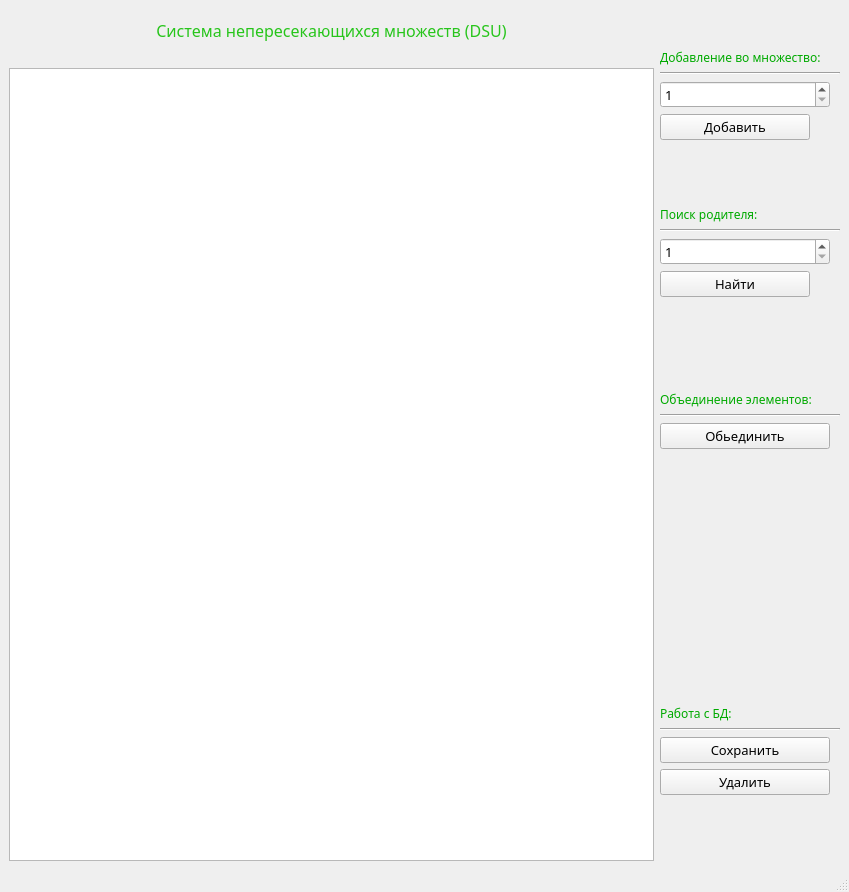
<?xml version="1.0" encoding="UTF-8"?>
<ui version="4.0">
 <class>MainWindow</class>
 <widget class="QMainWindow" name="MainWindow">
  <property name="geometry">
   <rect>
    <x>0</x>
    <y>0</y>
    <width>839</width>
    <height>892</height>
   </rect>
  </property>
  <property name="windowTitle">
   <string>MainWindow</string>
  </property>
  <widget class="QWidget" name="centralwidget">
   <layout class="QHBoxLayout" name="horizontalLayout_2">
    <item>
     <layout class="QHBoxLayout" name="horizontalLayout" stretch="4,1">
      <item>
       <layout class="QVBoxLayout" name="verticalLayout">
        <item>
         <spacer name="verticalSpacer_6">
          <property name="orientation">
           <enum>Qt::Vertical</enum>
          </property>
          <property name="sizeType">
           <enum>QSizePolicy::Fixed</enum>
          </property>
          <property name="sizeHint" stdset="0">
           <size>
            <width>20</width>
            <height>10</height>
           </size>
          </property>
         </spacer>
        </item>
        <item>
         <widget class="QLabel" name="labelDSU">
          <property name="palette">
           <palette>
            <active>
             <colorrole role="WindowText">
              <brush brushstyle="SolidPattern">
               <color alpha="255">
                <red>39</red>
                <green>197</green>
                <blue>27</blue>
               </color>
              </brush>
             </colorrole>
            </active>
            <inactive>
             <colorrole role="WindowText">
              <brush brushstyle="SolidPattern">
               <color alpha="255">
                <red>39</red>
                <green>197</green>
                <blue>27</blue>
               </color>
              </brush>
             </colorrole>
            </inactive>
            <disabled>
             <colorrole role="WindowText">
              <brush brushstyle="SolidPattern">
               <color alpha="255">
                <red>120</red>
                <green>120</green>
                <blue>120</blue>
               </color>
              </brush>
             </colorrole>
            </disabled>
           </palette>
          </property>
          <property name="font">
           <font>
            <family>Nokia Sans S60</family>
            <pointsize>12</pointsize>
            <weight>50</weight>
            <bold>false</bold>
            <underline>false</underline>
            <kerning>true</kerning>
           </font>
          </property>
          <property name="lineWidth">
           <number>5</number>
          </property>
          <property name="text">
           <string>Система непересекающихся множеств (DSU)</string>
          </property>
          <property name="alignment">
           <set>Qt::AlignCenter</set>
          </property>
          <property name="margin">
           <number>1</number>
          </property>
         </widget>
        </item>
        <item>
         <spacer name="horizontalSpacer">
          <property name="orientation">
           <enum>Qt::Horizontal</enum>
          </property>
          <property name="sizeType">
           <enum>QSizePolicy::Fixed</enum>
          </property>
          <property name="sizeHint" stdset="0">
           <size>
            <width>645</width>
            <height>20</height>
           </size>
          </property>
         </spacer>
        </item>
        <item>
         <widget class="QTableWidget" name="tableWidget"/>
        </item>
       </layout>
      </item>
      <item>
       <layout class="QVBoxLayout" name="verticalLayout_2">
        <item>
         <spacer name="verticalSpacer_3">
          <property name="orientation">
           <enum>Qt::Vertical</enum>
          </property>
          <property name="sizeType">
           <enum>QSizePolicy::Fixed</enum>
          </property>
          <property name="sizeHint" stdset="0">
           <size>
            <width>20</width>
            <height>40</height>
           </size>
          </property>
         </spacer>
        </item>
        <item>
         <widget class="QLabel" name="label_2">
          <property name="palette">
           <palette>
            <active>
             <colorrole role="WindowText">
              <brush brushstyle="SolidPattern">
               <color alpha="255">
                <red>0</red>
                <green>170</green>
                <blue>0</blue>
               </color>
              </brush>
             </colorrole>
            </active>
            <inactive>
             <colorrole role="WindowText">
              <brush brushstyle="SolidPattern">
               <color alpha="255">
                <red>0</red>
                <green>170</green>
                <blue>0</blue>
               </color>
              </brush>
             </colorrole>
            </inactive>
            <disabled>
             <colorrole role="WindowText">
              <brush brushstyle="SolidPattern">
               <color alpha="255">
                <red>120</red>
                <green>120</green>
                <blue>120</blue>
               </color>
              </brush>
             </colorrole>
            </disabled>
           </palette>
          </property>
          <property name="font">
           <font>
            <family>Nokia Sans S60</family>
            <weight>50</weight>
            <bold>false</bold>
            <underline>false</underline>
           </font>
          </property>
          <property name="text">
           <string>Добавление во множество:</string>
          </property>
         </widget>
        </item>
        <item>
         <widget class="Line" name="line">
          <property name="orientation">
           <enum>Qt::Horizontal</enum>
          </property>
         </widget>
        </item>
        <item>
         <widget class="QSpinBox" name="lineAdd">
          <property name="maximumSize">
           <size>
            <width>170</width>
            <height>200</height>
           </size>
          </property>
          <property name="font">
           <font>
            <family>Nokia Sans S60</family>
            <pointsize>10</pointsize>
           </font>
          </property>
          <property name="minimum">
           <number>1</number>
          </property>
          <property name="maximum">
           <number>9999999</number>
          </property>
         </widget>
        </item>
        <item>
         <widget class="QPushButton" name="addButton">
          <property name="maximumSize">
           <size>
            <width>150</width>
            <height>200</height>
           </size>
          </property>
          <property name="font">
           <font>
            <family>Nokia Sans S60</family>
            <pointsize>10</pointsize>
           </font>
          </property>
          <property name="cursor">
           <cursorShape>PointingHandCursor</cursorShape>
          </property>
          <property name="text">
           <string>Добавить</string>
          </property>
         </widget>
        </item>
        <item>
         <spacer name="verticalSpacer_7">
          <property name="orientation">
           <enum>Qt::Vertical</enum>
          </property>
          <property name="sizeType">
           <enum>QSizePolicy::Fixed</enum>
          </property>
          <property name="sizeHint" stdset="0">
           <size>
            <width>20</width>
            <height>60</height>
           </size>
          </property>
         </spacer>
        </item>
        <item>
         <widget class="QLabel" name="label_3">
          <property name="palette">
           <palette>
            <active>
             <colorrole role="WindowText">
              <brush brushstyle="SolidPattern">
               <color alpha="255">
                <red>0</red>
                <green>170</green>
                <blue>0</blue>
               </color>
              </brush>
             </colorrole>
            </active>
            <inactive>
             <colorrole role="WindowText">
              <brush brushstyle="SolidPattern">
               <color alpha="255">
                <red>0</red>
                <green>170</green>
                <blue>0</blue>
               </color>
              </brush>
             </colorrole>
            </inactive>
            <disabled>
             <colorrole role="WindowText">
              <brush brushstyle="SolidPattern">
               <color alpha="255">
                <red>120</red>
                <green>120</green>
                <blue>120</blue>
               </color>
              </brush>
             </colorrole>
            </disabled>
           </palette>
          </property>
          <property name="font">
           <font>
            <family>Nokia Sans S60</family>
            <weight>50</weight>
            <italic>false</italic>
            <bold>false</bold>
           </font>
          </property>
          <property name="text">
           <string>Поиск родителя:</string>
          </property>
         </widget>
        </item>
        <item>
         <widget class="Line" name="line_2">
          <property name="orientation">
           <enum>Qt::Horizontal</enum>
          </property>
         </widget>
        </item>
        <item>
         <widget class="QSpinBox" name="lineFind">
          <property name="maximumSize">
           <size>
            <width>170</width>
            <height>200</height>
           </size>
          </property>
          <property name="font">
           <font>
            <family>Nokia Sans S60</family>
            <pointsize>10</pointsize>
           </font>
          </property>
          <property name="toolTipDuration">
           <number>-1</number>
          </property>
          <property name="minimum">
           <number>1</number>
          </property>
          <property name="maximum">
           <number>9999999</number>
          </property>
         </widget>
        </item>
        <item>
         <widget class="QPushButton" name="findButton">
          <property name="maximumSize">
           <size>
            <width>150</width>
            <height>200</height>
           </size>
          </property>
          <property name="font">
           <font>
            <family>Nokia Sans S60</family>
            <pointsize>10</pointsize>
           </font>
          </property>
          <property name="cursor">
           <cursorShape>WhatsThisCursor</cursorShape>
          </property>
          <property name="text">
           <string>Найти</string>
          </property>
         </widget>
        </item>
        <item>
         <widget class="QLabel" name="label">
          <property name="maximumSize">
           <size>
            <width>200</width>
            <height>16777215</height>
           </size>
          </property>
          <property name="palette">
           <palette>
            <active>
             <colorrole role="WindowText">
              <brush brushstyle="SolidPattern">
               <color alpha="255">
                <red>255</red>
                <green>0</green>
                <blue>0</blue>
               </color>
              </brush>
             </colorrole>
            </active>
            <inactive>
             <colorrole role="WindowText">
              <brush brushstyle="SolidPattern">
               <color alpha="255">
                <red>255</red>
                <green>0</green>
                <blue>0</blue>
               </color>
              </brush>
             </colorrole>
            </inactive>
            <disabled>
             <colorrole role="WindowText">
              <brush brushstyle="SolidPattern">
               <color alpha="255">
                <red>120</red>
                <green>120</green>
                <blue>120</blue>
               </color>
              </brush>
             </colorrole>
            </disabled>
           </palette>
          </property>
          <property name="font">
           <font>
            <family>Nokia Sans S60</family>
            <pointsize>10</pointsize>
           </font>
          </property>
          <property name="text">
           <string/>
          </property>
         </widget>
        </item>
        <item>
         <spacer name="horizontalSpacer_2">
          <property name="orientation">
           <enum>Qt::Horizontal</enum>
          </property>
          <property name="sizeType">
           <enum>QSizePolicy::Fixed</enum>
          </property>
          <property name="sizeHint" stdset="0">
           <size>
            <width>180</width>
            <height>20</height>
           </size>
          </property>
         </spacer>
        </item>
        <item>
         <spacer name="verticalSpacer_2">
          <property name="orientation">
           <enum>Qt::Vertical</enum>
          </property>
          <property name="sizeHint" stdset="0">
           <size>
            <width>20</width>
            <height>20</height>
           </size>
          </property>
         </spacer>
        </item>
        <item>
         <widget class="QLabel" name="label_4">
          <property name="palette">
           <palette>
            <active>
             <colorrole role="WindowText">
              <brush brushstyle="SolidPattern">
               <color alpha="255">
                <red>0</red>
                <green>170</green>
                <blue>0</blue>
               </color>
              </brush>
             </colorrole>
            </active>
            <inactive>
             <colorrole role="WindowText">
              <brush brushstyle="SolidPattern">
               <color alpha="255">
                <red>0</red>
                <green>170</green>
                <blue>0</blue>
               </color>
              </brush>
             </colorrole>
            </inactive>
            <disabled>
             <colorrole role="WindowText">
              <brush brushstyle="SolidPattern">
               <color alpha="255">
                <red>120</red>
                <green>120</green>
                <blue>120</blue>
               </color>
              </brush>
             </colorrole>
            </disabled>
           </palette>
          </property>
          <property name="font">
           <font>
            <family>Nokia Sans S60</family>
           </font>
          </property>
          <property name="text">
           <string>Объединение элементов:</string>
          </property>
         </widget>
        </item>
        <item>
         <widget class="Line" name="line_3">
          <property name="orientation">
           <enum>Qt::Horizontal</enum>
          </property>
         </widget>
        </item>
        <item>
         <widget class="QPushButton" name="unionButton">
          <property name="minimumSize">
           <size>
            <width>0</width>
            <height>0</height>
           </size>
          </property>
          <property name="maximumSize">
           <size>
            <width>170</width>
            <height>200</height>
           </size>
          </property>
          <property name="font">
           <font>
            <family>Nokia Sans S60</family>
            <pointsize>10</pointsize>
           </font>
          </property>
          <property name="cursor">
           <cursorShape>PointingHandCursor</cursorShape>
          </property>
          <property name="text">
           <string>Обьединить</string>
          </property>
         </widget>
        </item>
        <item>
         <spacer name="verticalSpacer">
          <property name="orientation">
           <enum>Qt::Vertical</enum>
          </property>
          <property name="sizeType">
           <enum>QSizePolicy::Fixed</enum>
          </property>
          <property name="sizeHint" stdset="0">
           <size>
            <width>20</width>
            <height>250</height>
           </size>
          </property>
         </spacer>
        </item>
        <item>
         <widget class="QLabel" name="label_5">
          <property name="palette">
           <palette>
            <active>
             <colorrole role="WindowText">
              <brush brushstyle="SolidPattern">
               <color alpha="255">
                <red>0</red>
                <green>170</green>
                <blue>0</blue>
               </color>
              </brush>
             </colorrole>
            </active>
            <inactive>
             <colorrole role="WindowText">
              <brush brushstyle="SolidPattern">
               <color alpha="255">
                <red>0</red>
                <green>170</green>
                <blue>0</blue>
               </color>
              </brush>
             </colorrole>
            </inactive>
            <disabled>
             <colorrole role="WindowText">
              <brush brushstyle="SolidPattern">
               <color alpha="255">
                <red>120</red>
                <green>120</green>
                <blue>120</blue>
               </color>
              </brush>
             </colorrole>
            </disabled>
           </palette>
          </property>
          <property name="font">
           <font>
            <family>Nokia Sans S60</family>
           </font>
          </property>
          <property name="text">
           <string>Работа с БД:</string>
          </property>
         </widget>
        </item>
        <item>
         <widget class="Line" name="line_4">
          <property name="orientation">
           <enum>Qt::Horizontal</enum>
          </property>
         </widget>
        </item>
        <item>
         <widget class="QPushButton" name="saveButton">
          <property name="maximumSize">
           <size>
            <width>170</width>
            <height>200</height>
           </size>
          </property>
          <property name="font">
           <font>
            <family>Nokia Sans S60</family>
            <pointsize>10</pointsize>
           </font>
          </property>
          <property name="cursor">
           <cursorShape>OpenHandCursor</cursorShape>
          </property>
          <property name="text">
           <string>Сохранить</string>
          </property>
         </widget>
        </item>
        <item>
         <widget class="QPushButton" name="deleteButton">
          <property name="maximumSize">
           <size>
            <width>170</width>
            <height>200</height>
           </size>
          </property>
          <property name="font">
           <font>
            <family>Nokia Sans S60</family>
            <pointsize>10</pointsize>
           </font>
          </property>
          <property name="cursor">
           <cursorShape>BusyCursor</cursorShape>
          </property>
          <property name="text">
           <string>Удалить</string>
          </property>
         </widget>
        </item>
        <item>
         <spacer name="verticalSpacer_4">
          <property name="orientation">
           <enum>Qt::Vertical</enum>
          </property>
          <property name="sizeHint" stdset="0">
           <size>
            <width>20</width>
            <height>20</height>
           </size>
          </property>
         </spacer>
        </item>
        <item>
         <widget class="QLabel" name="messageLine">
          <property name="enabled">
           <bool>true</bool>
          </property>
          <property name="maximumSize">
           <size>
            <width>200</width>
            <height>600</height>
           </size>
          </property>
          <property name="palette">
           <palette>
            <active>
             <colorrole role="WindowText">
              <brush brushstyle="SolidPattern">
               <color alpha="255">
                <red>255</red>
                <green>60</green>
                <blue>60</blue>
               </color>
              </brush>
             </colorrole>
            </active>
            <inactive>
             <colorrole role="WindowText">
              <brush brushstyle="SolidPattern">
               <color alpha="255">
                <red>255</red>
                <green>60</green>
                <blue>60</blue>
               </color>
              </brush>
             </colorrole>
            </inactive>
            <disabled>
             <colorrole role="WindowText">
              <brush brushstyle="SolidPattern">
               <color alpha="255">
                <red>120</red>
                <green>120</green>
                <blue>120</blue>
               </color>
              </brush>
             </colorrole>
            </disabled>
           </palette>
          </property>
          <property name="font">
           <font>
            <family>Nokia Sans S60</family>
            <pointsize>9</pointsize>
           </font>
          </property>
          <property name="text">
           <string/>
          </property>
         </widget>
        </item>
       </layout>
      </item>
     </layout>
    </item>
   </layout>
  </widget>
  <widget class="QMenuBar" name="menubar">
   <property name="geometry">
    <rect>
     <x>0</x>
     <y>0</y>
     <width>839</width>
     <height>26</height>
    </rect>
   </property>
  </widget>
  <widget class="QStatusBar" name="statusbar"/>
 </widget>
 <resources/>
 <connections/>
</ui>
